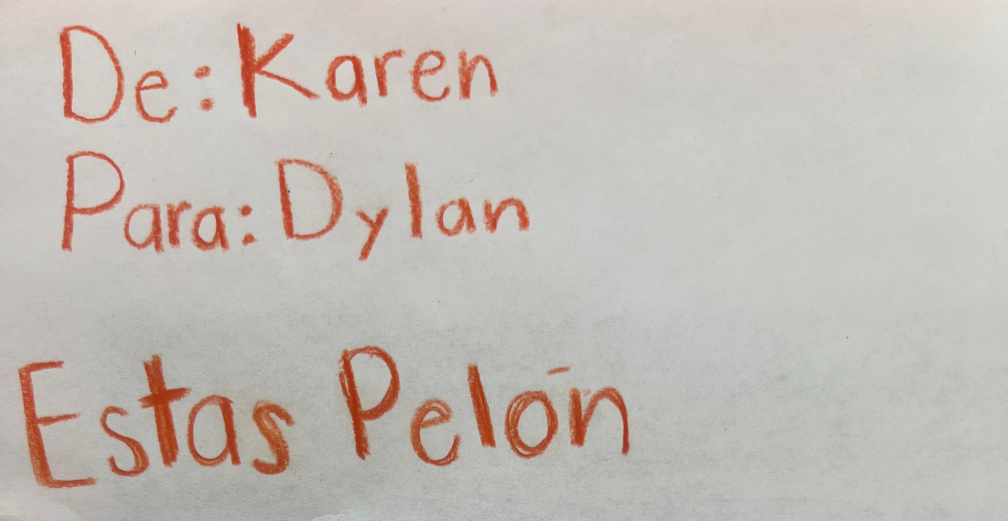
#> input picture Pelon.jpeg, 3024 x 1562 px (shown at 1/3 size)
$ python pruebas.py
#> lines starting #> are read from the running program, lines starting #| are printed output that depends on the picture; after the words box and inside, x2 and y2 are one past the last pixel; in counts of white or black regions, pixels touching at a corner belong together
import numpy as np  # Biblioteca para operaciones numéricas
from matplotlib import pyplot as plt  # Para mostrar imágenes y gráficos
import cv2 as cv  # OpenCV para manipulación de imágenes
import pytesseract  # OCR para extraer texto de imágenes
import smtplib  # Para el envío de correos electrónicos
from email.mime.text import MIMEText  # Para formatear correos con texto
from email.mime.multipart import MIMEMultipart  # Para enviar correos con múltiples partes
import difflib  # Para comparación de similitud entre textos

# Función para enviar un correo
def enviar_correo(asunto, mensaje, destinatario_email, from_email, from_password):
    try:
        server = smtplib.SMTP('smtp.gmail.com', 587)  # Servidor SMTP de Gmail y puerto
        server.starttls()  # Iniciar cifrado TLS para seguridad
        server.login(from_email, from_password)  # Iniciar sesión en el servidor SMTP

        msg = MIMEMultipart()  # Crear el mensaje de correo
        msg['From'] = from_email  # Remitente
        msg['To'] = destinatario_email  # Destinatario
        msg['Subject'] = asunto  # Asunto del correo
        msg.attach(MIMEText(mensaje, 'plain'))  # Adjuntar el mensaje como texto plano

        server.sendmail(from_email, destinatario_email, msg.as_string())  # Enviar el correo
        server.quit()  # Cerrar conexión con el servidor SMTP
        print(f"Correo enviado desde {from_email} a {destinatario_email}")  # Confirmación en consola

    except Exception as e:
        print(f"Error al enviar correo: {e}")  # Manejo de errores

# Función para comparar similitud de texto
def similaridad_texto(texto, frase_clave, umbral_similitud=0.5):
    similitud = difflib.SequenceMatcher(None, texto.lower(), frase_clave.lower()).ratio()  # Calcular similitud
    return similitud >= umbral_similitud  # Devolver True si la similitud supera el umbral

# Carga y procesamiento de imagen
ruta_imagen = "Pelon.jpeg"  # Ruta de la imagen
img = cv.imread(ruta_imagen, cv.IMREAD_GRAYSCALE)  # Cargar imagen en escala de grises
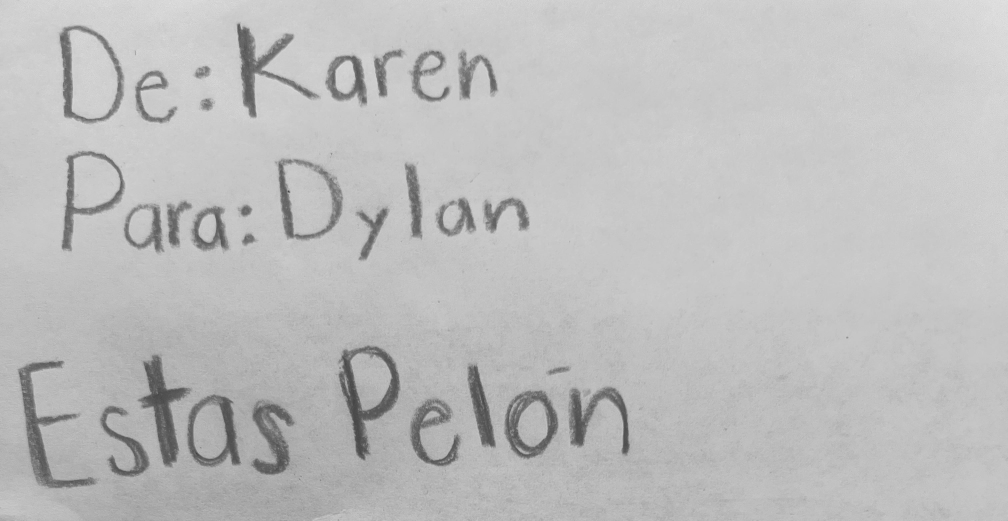
#> img: shape (1562, 3024) (shown at 1/3 size); min 54, max 239, mean 189.4
assert img is not None, "No se pudo leer la imagen."  # Verificar que la imagen se cargó correctamente

# Preprocesamiento para mejorar la detección del texto
_, thresh = cv.threshold(img, 120, 255, cv.THRESH_BINARY_INV + cv.THRESH_OTSU)  # Aplicar umbral adaptativo
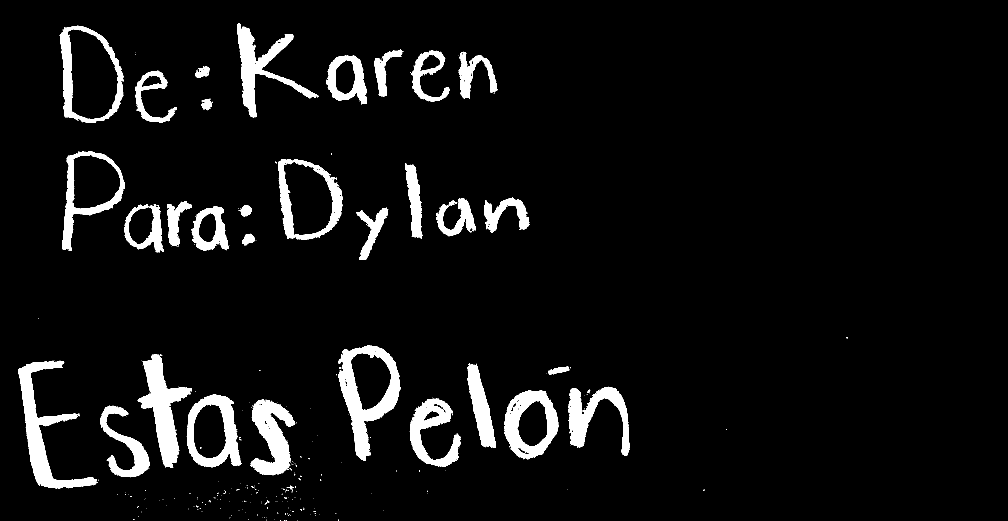
#> thresh: shape (1562, 3024) (shown at 1/3 size); 6.1% white; 375 white regions (339 under 20 px), largest, box (x1, y1, x2, y2) and area: (1015, 1035, 1201, 1383) 22729, (54, 1082, 290, 1465) 22143, (413, 1064, 576, 1403) 20363
blurred = cv.GaussianBlur(thresh, (5, 5), 0)  # Aplicar desenfoque para reducir ruido
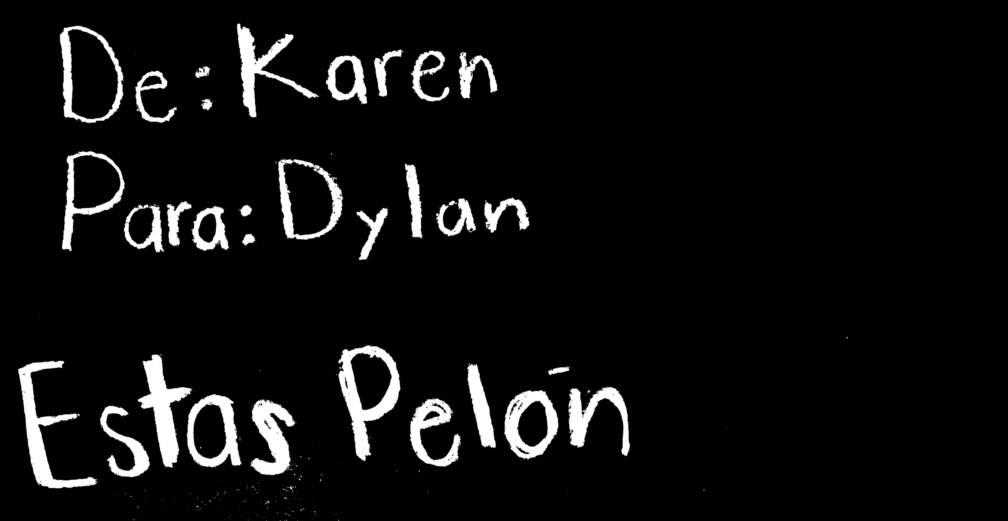
#> blurred: shape (1562, 3024) (shown at 1/3 size); min 0, max 255, mean 15.5
equalized = cv.equalizeHist(blurred)  # Mejorar el contraste con ecualización del histograma
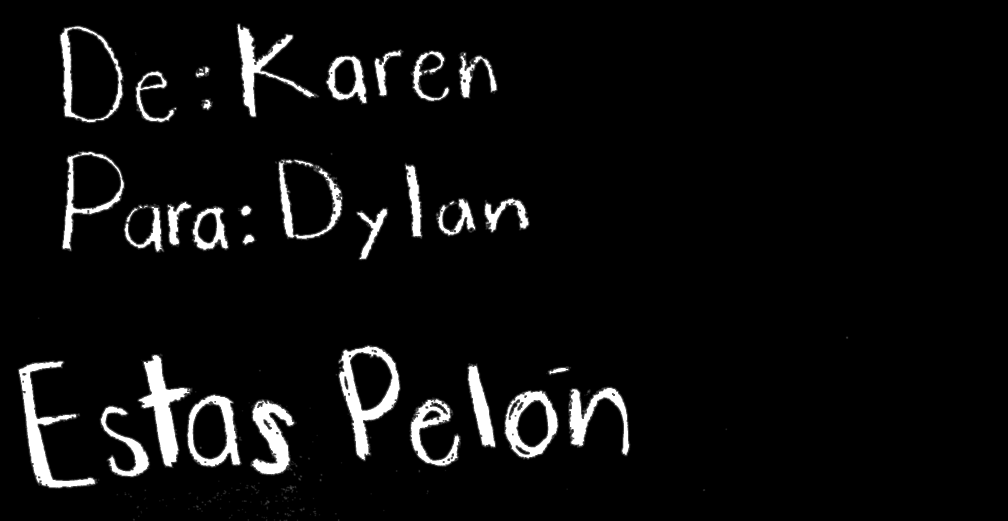
#> equalized: shape (1562, 3024) (shown at 1/3 size); min 0, max 255, mean 13.2

# Extraer texto con pytesseract
custom_config = r'--oem 3 --psm 6'  # Configuración del OCR para mejor precisión
#> (the run stopped early here; a loop or call above may not have finished)

$ run again, with Dylan.jpeg copied over Pelon.jpeg
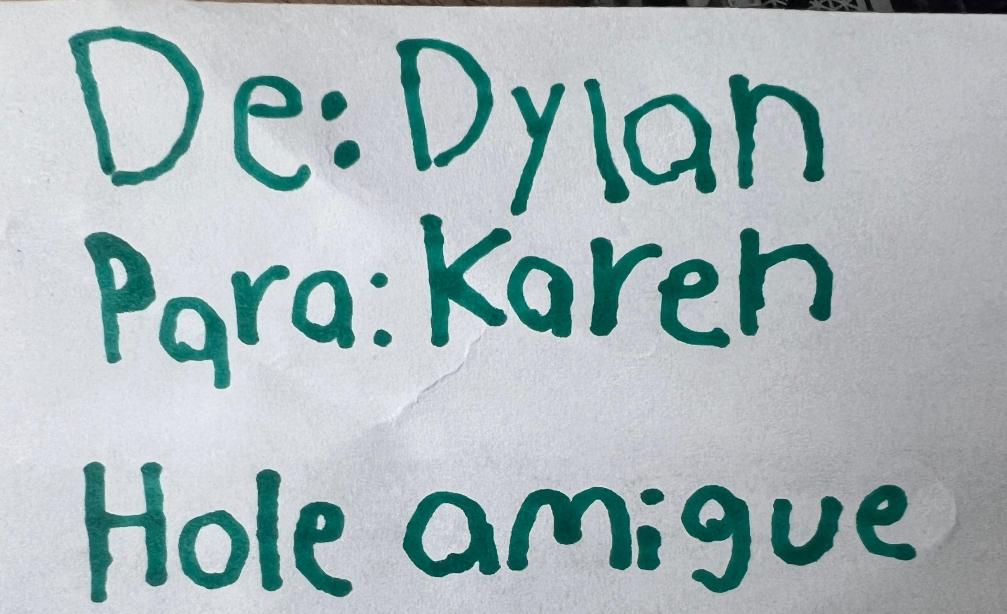
#> input picture Dylan.jpeg, 3020 x 1842 px (shown at 1/3 size)
#> `_, thresh = cv.threshold(img, 120, 255, cv.THRESH_BINARY_INV + cv.THRE..`:
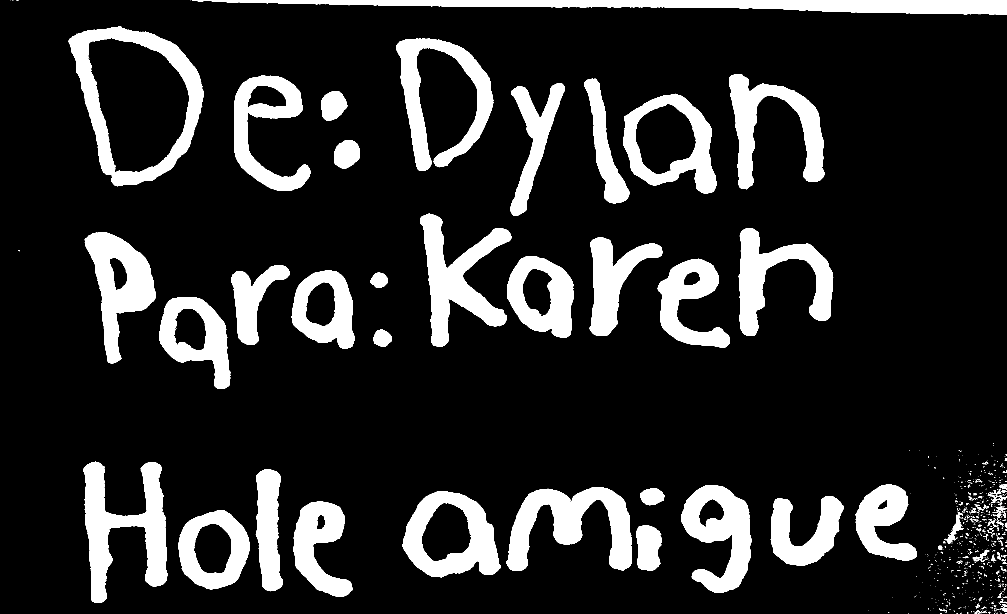
#> thresh: shape (1842, 3020) (shown at 1/3 size); 15.7% white; 796 white regions (693 under 20 px), largest, box (x1, y1, x2, y2) and area: (576, 0, 3020, 44) 56450, (206, 80, 611, 559) 49573, (251, 1385, 502, 1808) 47762
#> `equalized = cv.equalizeHist(blurred)`:
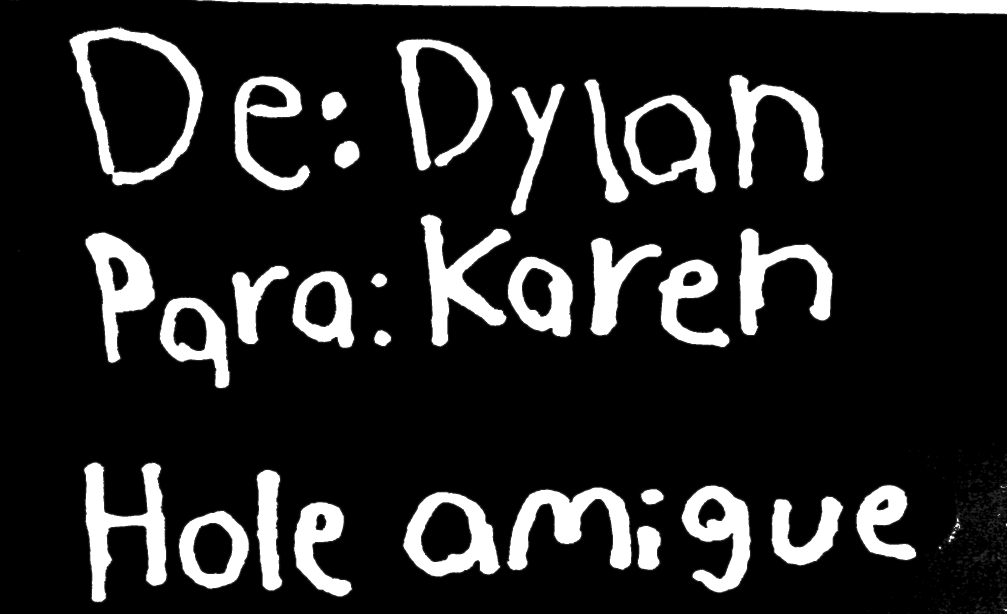
#> equalized: shape (1842, 3020) (shown at 1/3 size); min 0, max 255, mean 36.5

$ run again, with Karen2.jpeg copied over Pelon.jpeg
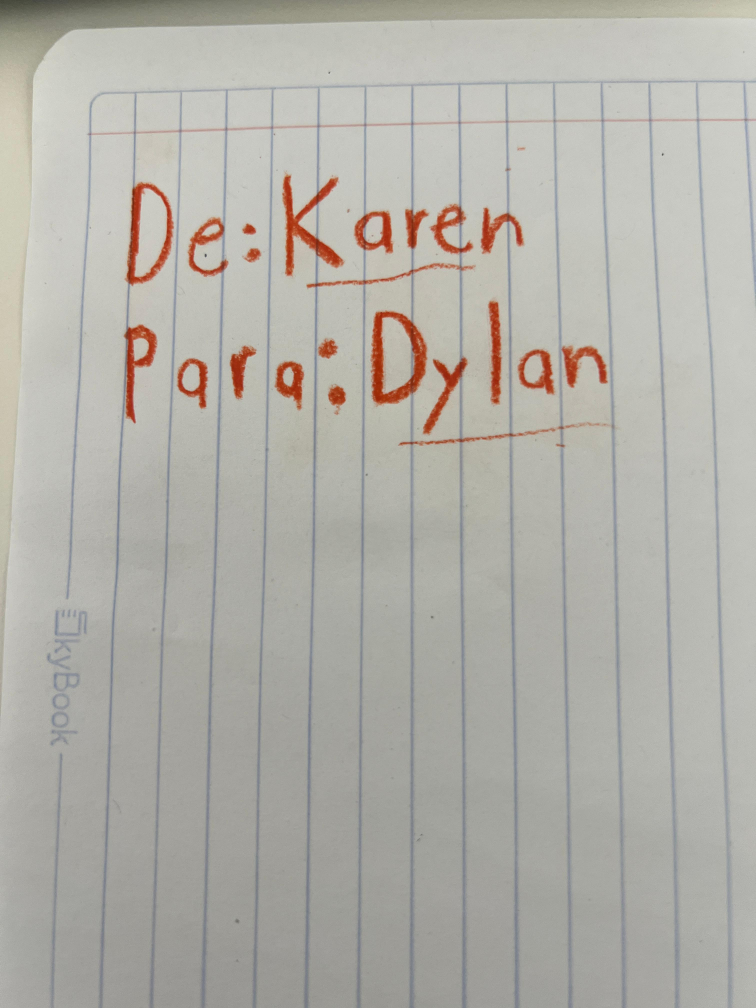
#> input picture Karen2.jpeg, 3024 x 4032 px (shown at 1/4 size)
#> `_, thresh = cv.threshold(img, 120, 255, cv.THRESH_BINARY_INV + cv.THRE..`:
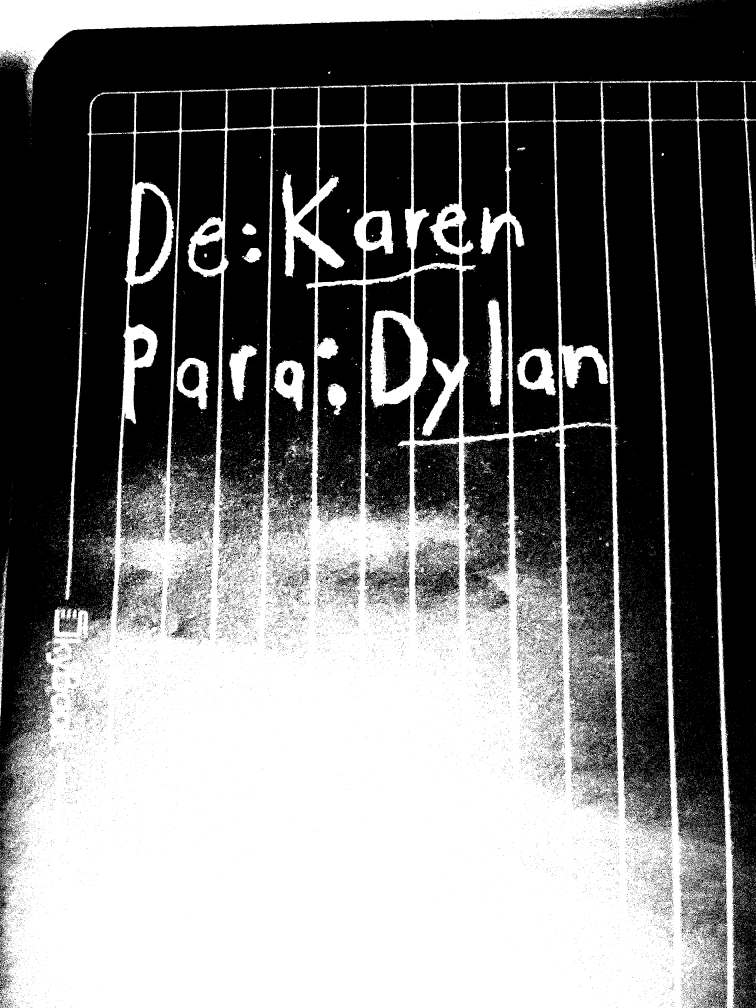
#> thresh: shape (4032, 3024) (shown at 1/4 size); 45.4% white; 38026 white regions (36762 under 20 px), largest, box (x1, y1, x2, y2) and area: (0, 321, 3024, 4032) 4985788, (0, 0, 2682, 375) 262868, (259, 383, 490, 2401) 20704
#> `equalized = cv.equalizeHist(blurred)`:
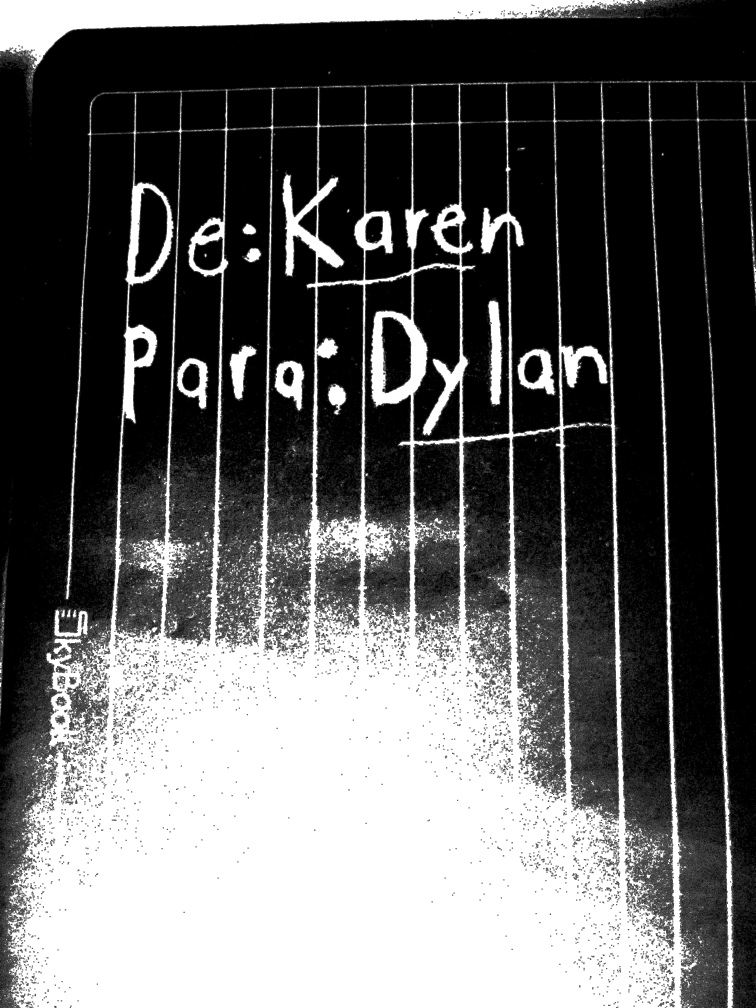
#> equalized: shape (4032, 3024) (shown at 1/4 size); min 0, max 255, mean 98.2

$ run again, with Karen4.jpeg copied over Pelon.jpeg
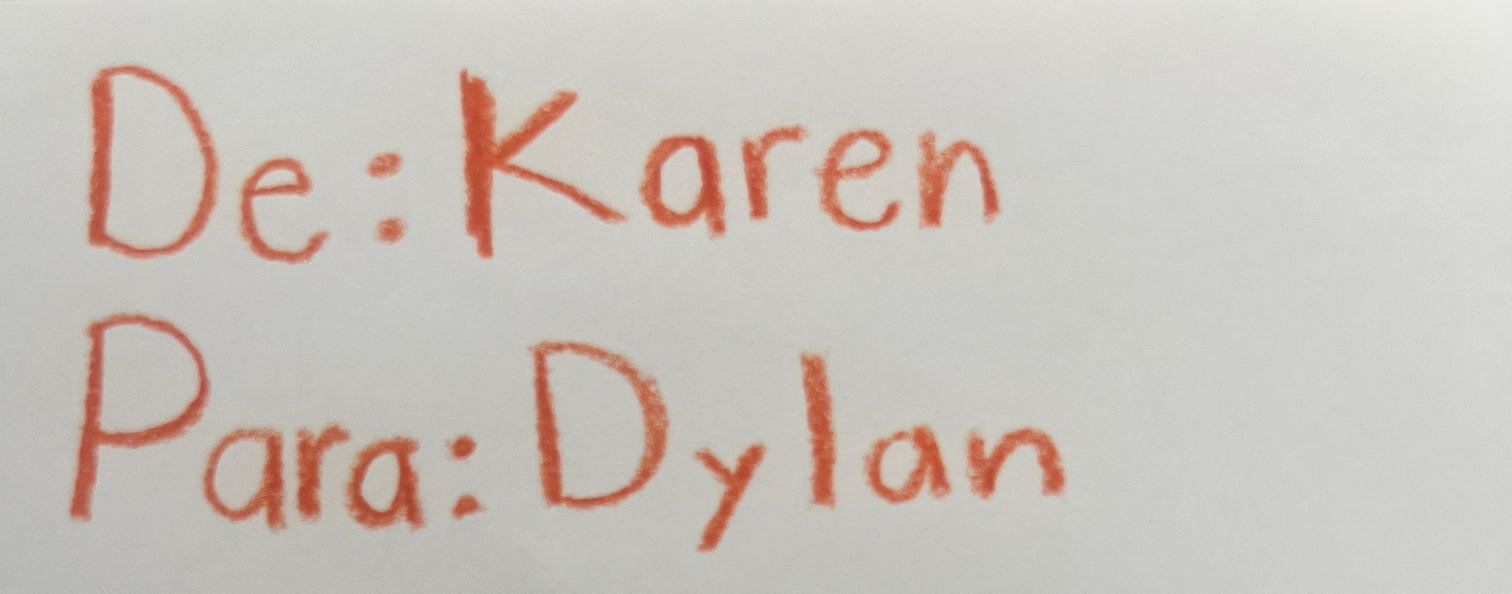
#> input picture Karen4.jpeg, 3024 x 1187 px (shown at 1/2 size)
#> `_, thresh = cv.threshold(img, 120, 255, cv.THRESH_BINARY_INV + cv.THRE..`:
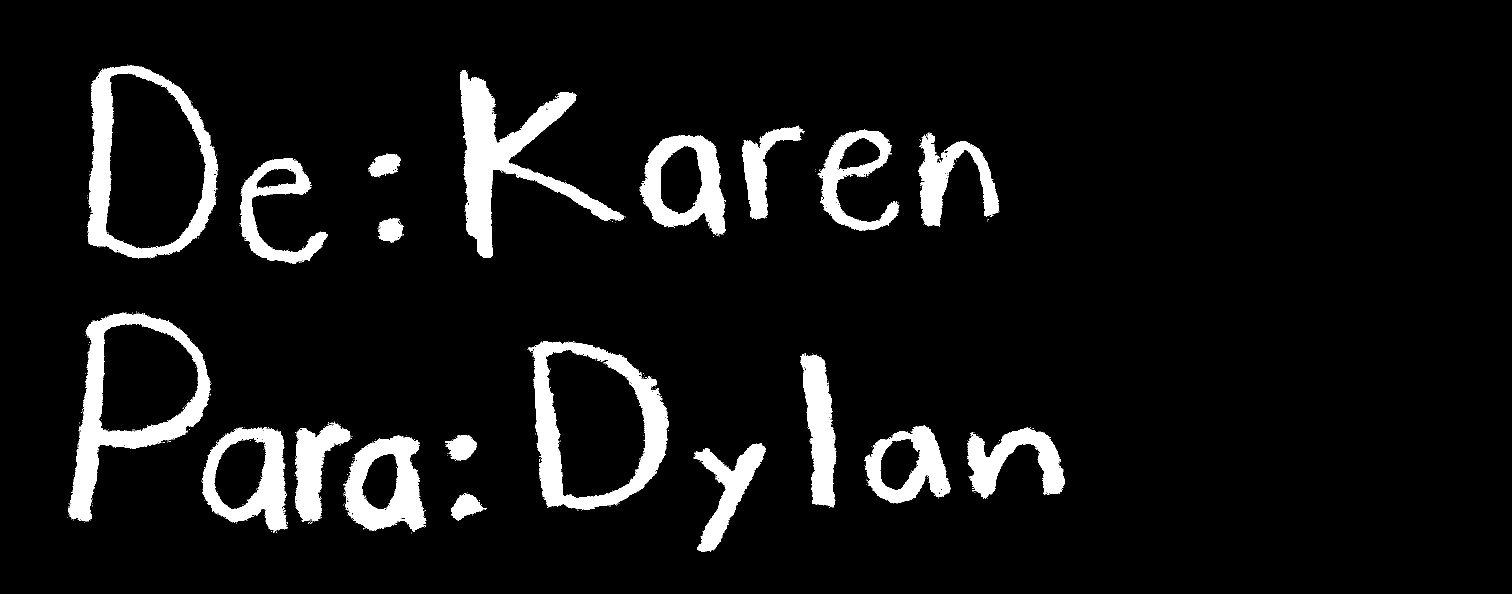
#> thresh: shape (1187, 3024) (shown at 1/2 size); 7.7% white; 415 white regions (395 under 20 px), largest, box (x1, y1, x2, y2) and area: (920, 140, 1249, 516) 31739, (1057, 682, 1338, 1020) 28958, (137, 625, 421, 1043) 28867
#> `equalized = cv.equalizeHist(blurred)`:
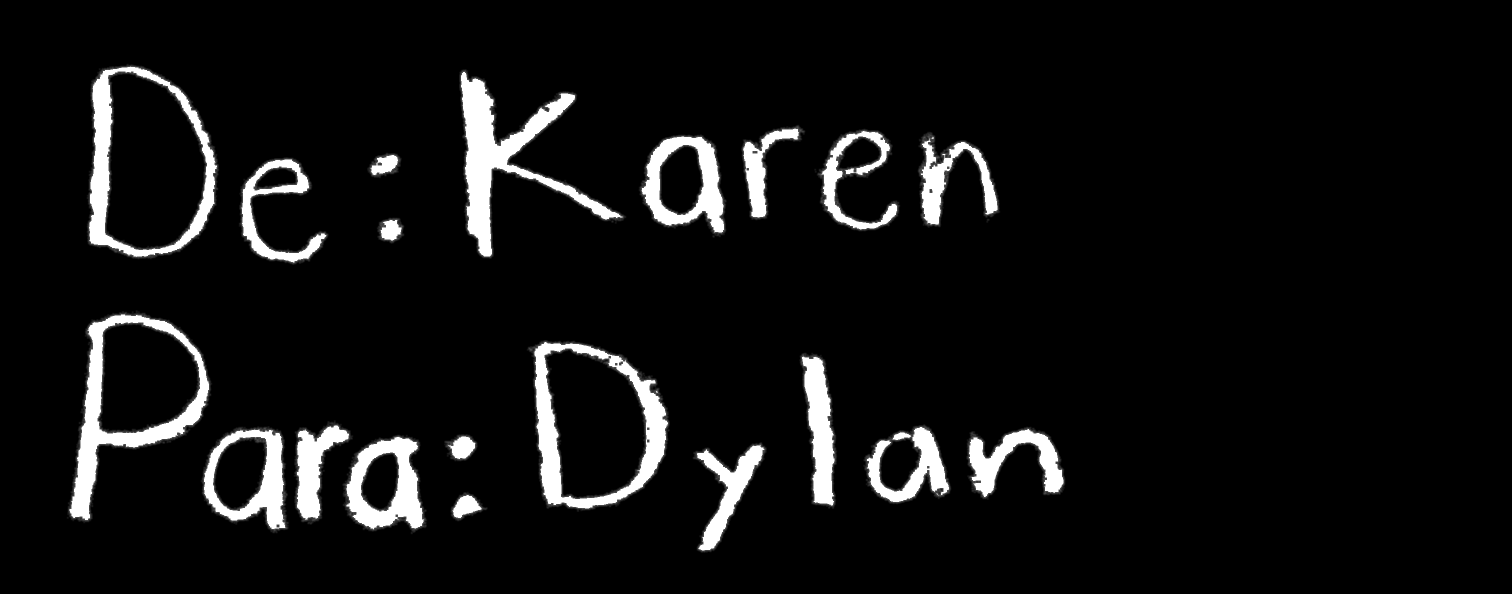
#> equalized: shape (1187, 3024) (shown at 1/2 size); min 0, max 255, mean 16.9
